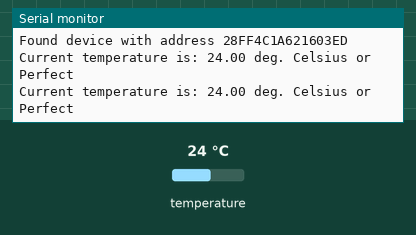
This program was run on a simulated ESP8266 (Wemos D1 mini). On the bench: the last lines printed to the serial monitor. The inputs (shaded band) are chosen by the test bench; at power-on: temperature 24 °C.

Above: at 4.3 s.
4.4 s: temperature set to 12 °C
At 7.8 s:
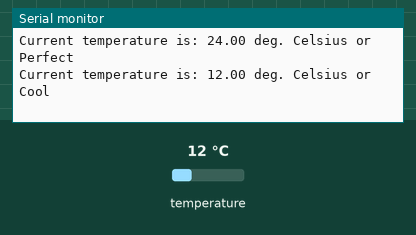
10.5 s: temperature set to 28 °C
At 13.1 s:
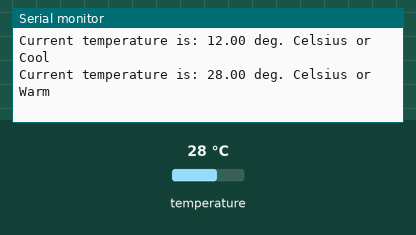
16.1 s: temperature set to 33 °C
At 18.3 s:
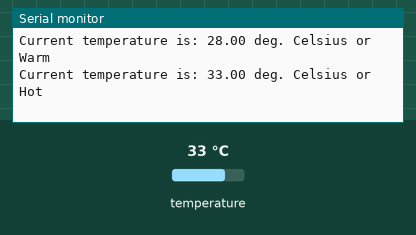
21.6 s: temperature set to 41 °C
At 23.6 s:
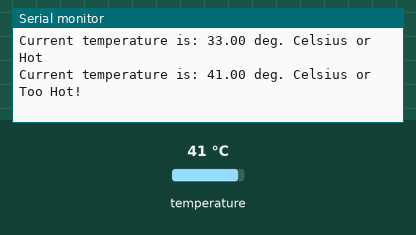
27.1 s: temperature set to 7 °C
At 28.8 s:
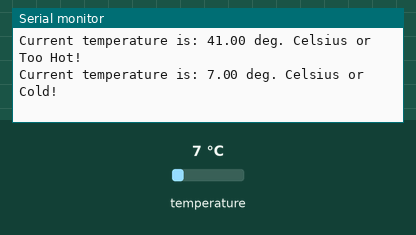

The program:

main.cpp
```cpp
// I Sanjay Kumar, 000811237 certfy that the given work is my own work and no other person
// code has been used without due acknowledment.


// library for Arduino framework
#include <Arduino.h>
// 1-Wire sensor communication libary
#include <OneWire.h>
// DS18B20 sensor library
#include <DallasTemperature.h>

// Pin that the  DS18B20 is connected to
const int oneWireBus = D3;
// check if sensor is connected or not
bool sensorConnected = false;

// Setup a oneWire instance to communicate with any OneWire devices
OneWire oneWire(oneWireBus);

// Pass our oneWire reference to Dallas Temperature sensor
DallasTemperature DS18B20(&oneWire);
uint8_t address[8];

void setup()
{
  // configure the USB serial monitor
  Serial.begin(115200);

  // Start the DS18B20 sensor
  DS18B20.begin();

  Serial.println("\nTemprature Application");
  if (DS18B20.getAddress(address, 0))
  {
    Serial.print("\nFound device with address ");
    for (int i = 0; i < 8; i++)
    {
      Serial.printf("%02X", address[i]);
    }
    sensorConnected = true;
  }
  else
  {
    Serial.println("\nNo DS182B temprature sensor is installed!");
    sensorConnected = false;
  }
  Serial.println(" ");
}

void loop()
{
  while (sensorConnected)
  {
    float fTemp;

    // ask DS18B20 for the current temperature
    DS18B20.requestTemperatures();
    // local variable sets the room condition based on temprature
    String roomConditions = "";

    // fetch the temperature.  We only have 1 sensor, so the index is 0.
    fTemp = DS18B20.getTempCByIndex(0);
    if (fTemp < 10)
    {
      roomConditions = "Cold!";
    }
    else if (fTemp >= 10 and fTemp < 15)
    {
      roomConditions = "Cool";
    }
    else if (fTemp >= 15 and fTemp < 25)
    {
      roomConditions = "Perfect";
    }
    else if (fTemp >= 25 and fTemp < 30)
    {
      roomConditions = "Warm";
    }
    else if (fTemp >= 30 and fTemp < 35)
    {
      roomConditions = "Hot";
    }
    else
    {
      roomConditions = "Too Hot!";
    }

    // print the temp to the USB serial monitor
    Serial.println("Current temperature is: " + String(fTemp) + " deg. Celsius or " + roomConditions);

    // wait 2s (2000ms) before doing this again
    delay(2000);
  }
}
```

Measured:
- after the input at 4.4 s, the serial monitor: prints a new line after 1.9 s (image 1)
- after the input at 10.5 s, the serial monitor: prints a new line after 1.4 s (image 2)
- after the input at 16.1 s, the serial monitor: prints a new line after 1.3 s (image 3)
- after the input at 21.6 s, the serial monitor: prints a new line after 1.3 s (image 4)
- after the input at 27.1 s, the serial monitor: prints a new line after 1.3 s (image 5)
